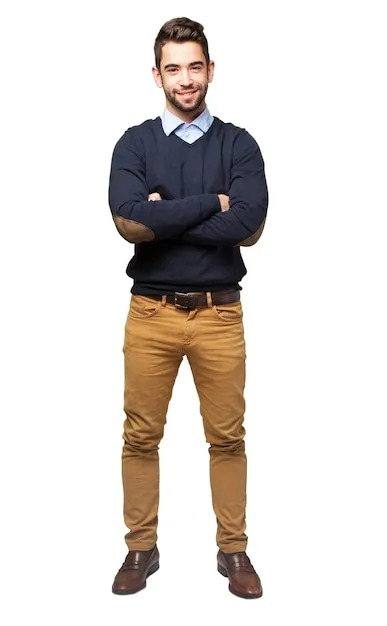
#> input picture Placement/helloman.jpg, 387 x 626 px
$ python 13.image-gradient.py
#> lines starting #> are read from the running program, lines starting #| are printed output that depends on the picture; after the words box and inside, x2 and y2 are one past the last pixel; in counts of white or black regions, pixels touching at a corner belong together
'''
https://docs.opencv.org/4.x/d5/d0f/tutorial_py_gradients.html
'''
import cv2 as cv
import numpy as np
from matplotlib import pyplot as plt


img = cv.imread('helloman.jpg',1)
#> img is the input picture: shape (626, 387, 3); mean B, G, R 212.5, 216.1, 221.3
lap = cv.Laplacian(img,cv.CV_64F,ksize=3)
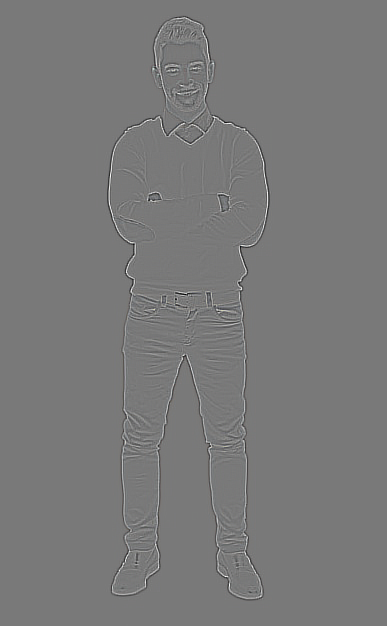
#> lap: shape (626, 387, 3) float64; mean B, G, R 0, 0, 0; drawn with min black and max white
lap = np.uint8(np.absolute(lap))
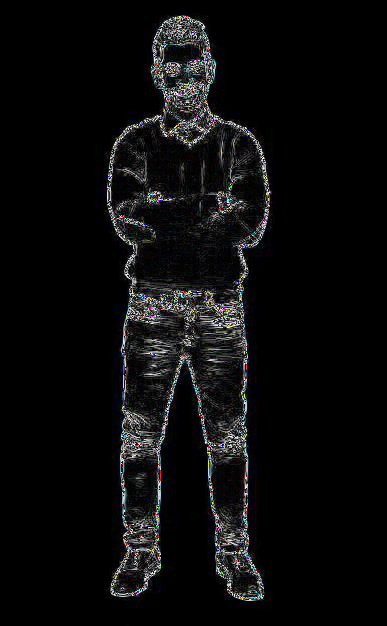
#> lap: shape (626, 387, 3); mean B, G, R 12, 11.7, 11.7

# Canny Edge Detection
canny = cv.Canny(img,120,100)
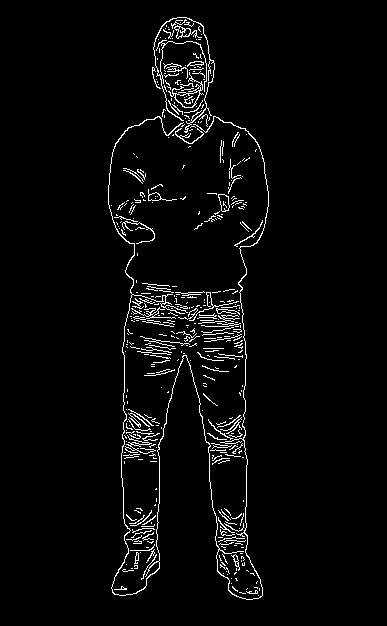
#> canny: shape (626, 387); 3.4% white in thin lines or dots, all inside (x1, y1, x2, y2) = (108, 17, 269, 600)

images = [img,lap,canny]
title = ['img','lap','canny']

for i in range(len(images)):
    plt.subplot(3,4,i+1)
    plt.imshow(images[i])
    plt.title(title[i])
#> this loop made 3 passes

plt.show()
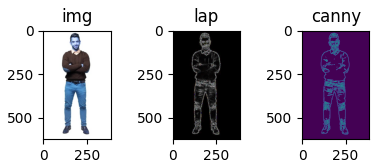
#> figure drawn by matplotlib, 3 panels; B, G, R data is drawn as R, G, B

$ run again, with Placement/hue.png saved as Placement/helloman.jpg
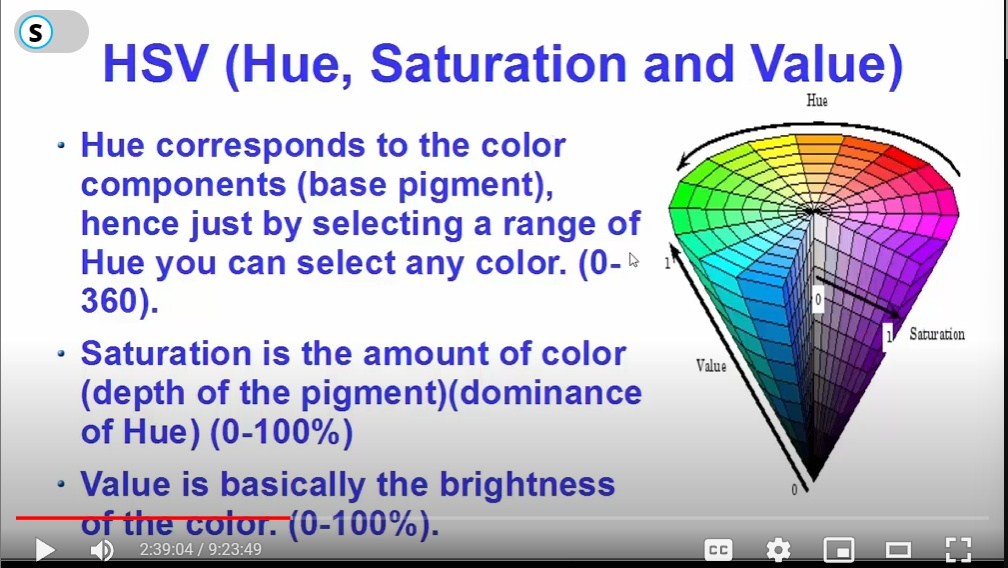
#> input picture Placement/hue.png, 1008 x 568 px
#> img is the input picture: shape (568, 1008, 3); mean B, G, R 211.8, 197.4, 197.9
#> `canny = cv.Canny(img,120,100)`:
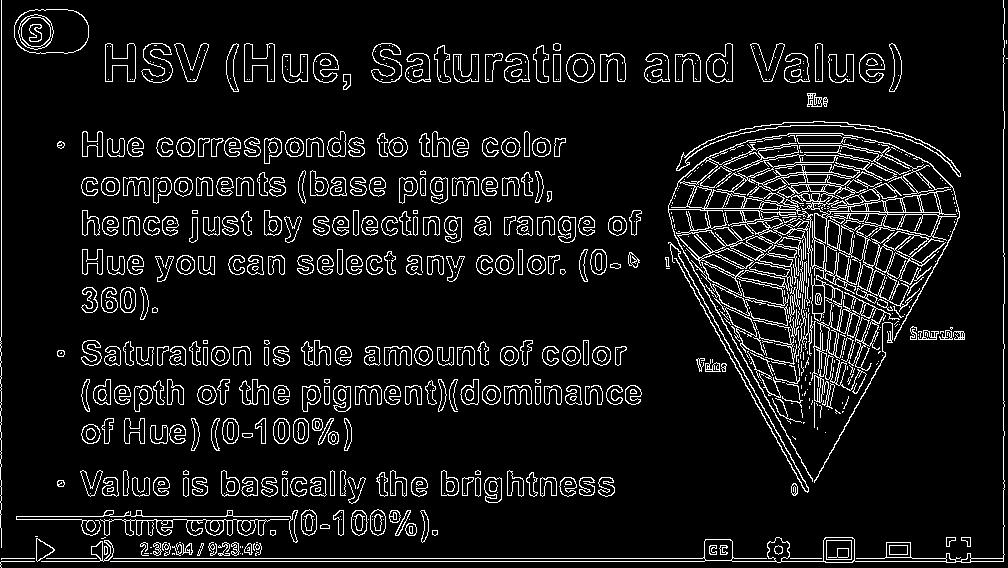
#> canny: shape (568, 1008); 8.3% white in thin lines or dots
#> the loop `for i in range(len(images)):` made 3 passes
#> `plt.show()`:
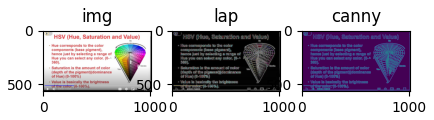
#> figure drawn by matplotlib, 3 panels; B, G, R data is drawn as R, G, B

$ run again, with Placement/image-pyramid.png saved as Placement/helloman.jpg
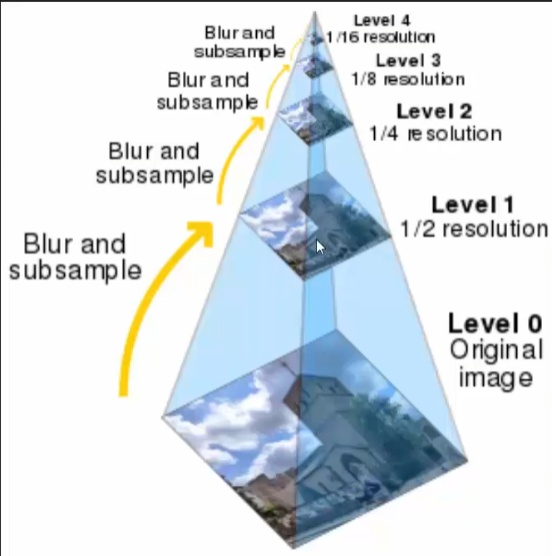
#> input picture Placement/image-pyramid.png, 552 x 556 px
#> img is the input picture: shape (556, 552, 3); mean B, G, R 228.9, 223.5, 215.8
#> `canny = cv.Canny(img,120,100)`:
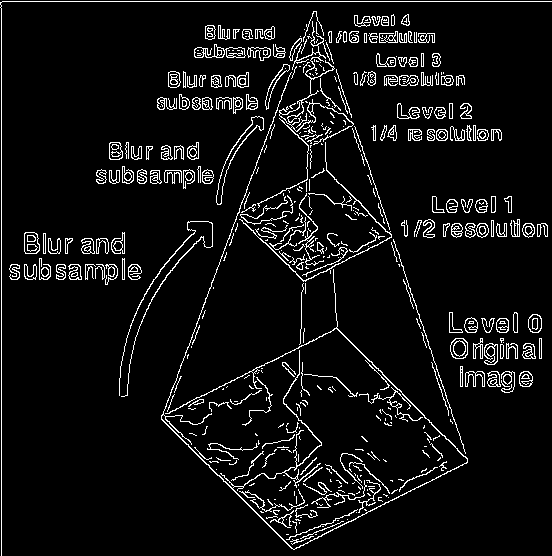
#> canny: shape (556, 552); 6.5% white in thin lines or dots
#> the loop `for i in range(len(images)):` made 3 passes
#> `plt.show()`:
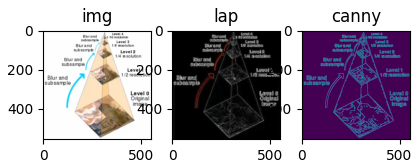
#> figure drawn by matplotlib, 3 panels; B, G, R data is drawn as R, G, B
